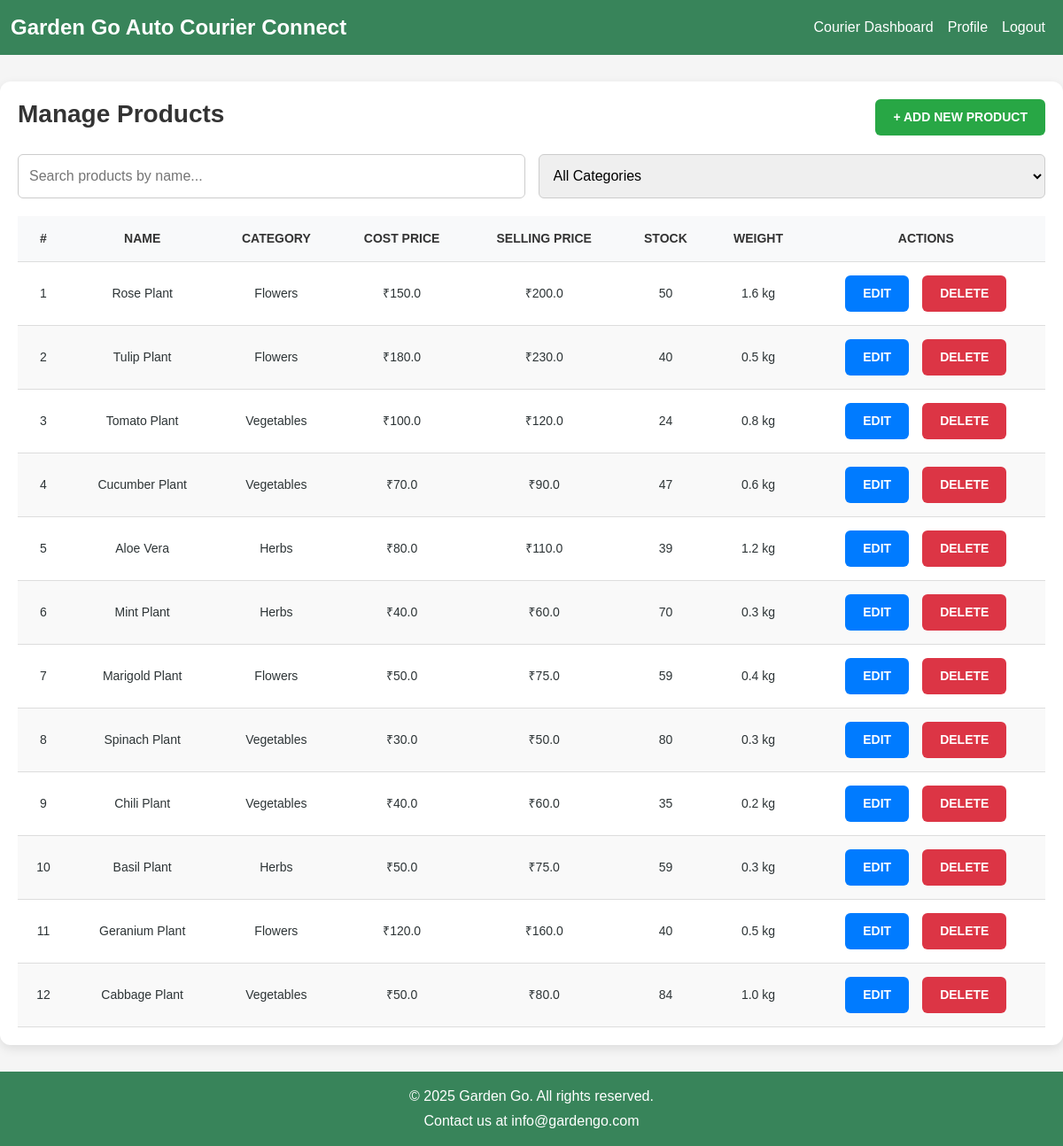
Page /admin/products (signed in) on the committed database.
### models.py (models this page shows)
class Product(db.Model):
    __tablename__ = 'product'
    product_id = db.Column(db.Integer, primary_key=True)
    name = db.Column(db.String(80), nullable=False)
    cost_price = db.Column(db.Float, nullable=False)
    selling_price = db.Column(db.Float, nullable=False)
    description = db.Column(db.String)
    stock_quantity = db.Column(db.Integer, nullable=False)
    image_url = db.Column(db.String)
    product_weight = db.Column(db.Float, nullable=False)  # New attribute
    category_id = db.Column(db.Integer, db.ForeignKey('category.category_id'))
    category = db.relationship('Category', back_populates='products')
    cart_items = db.relationship('CartItem', back_populates='product')
    order_items = db.relationship('OrderItem', back_populates='product')

class Category(db.Model):
    __tablename__ = 'category'
    category_id = db.Column(db.Integer, primary_key=True)
    category_name = db.Column(db.String(50), nullable=False)
    category_description = db.Column(db.String)
    products = db.relationship('Product', back_populates='category')

### admin.py (the view)
@admin_bp.route('/products', methods=['GET'])
def list_products():
    products = Product.query.all()
    categories = Category.query.all()
    return render_template('admin/manage_products.html', products=products, categories=categories)

### app.py (called while the page is built)
@login_manager.user_loader
def load_user(user_id):
    return User.query.get(int(user_id))

@app.before_request
def update_last_login():
    if current_user.is_authenticated:
        current_user.last_login = datetime.utcnow()
        db.session.commit()

### templates/admin/manage_products.html (shortened to what this page needs)
{% extends "base.html" %}
{% block css %}
<link
  rel="stylesheet"
  href="{{ url_for('static', filename='css/admin/manage_products.css') }}"
/>
{% endblock %}
{% block content %}
<div class="manage-products-container">
    <div class="header">
        <h1 class="page-title">Manage Products</h1>
        <a href="{{ url_for('admin.add_product') }}" class="btn btn-add">+ Add New Product</a>
    </div>
    <div class="search-filter-section">
        <input
          type="text"
          class="search-bar"
          placeholder="Search products by name..."
          onkeyup="filterProducts()"
          id="searchInput"
        />
        <select
          class="filter-dropdown"
          id="categoryFilter"
          onchange="filterProducts()">
            <option value="">All Categories</option>
        </select>
    </div>
    <div class="table-container">
        <table class="products-table" id="productsTable">
            <thead>
                <tr>
                    <th>#</th>
                    <th>Name</th>
                    <th>Category</th>
                    <th>Cost Price</th>
                    <th>Selling Price</th>
                    <th>Stock</th>
                    <th>Weight</th>
                    <th>Actions</th>
                </tr>
            </thead>
            <tbody>
                {% for product in products %}
                <tr>
                    <td>{{ product.product_id }}</td>
                    <td>{{ product.name }}</td>
                    <td>{{ product.category.category_name if product.category else 'N/A' }}</td>
                    <td>₹{{ product.cost_price }}</td>
                    <td>₹{{ product.selling_price }}</td>
                    <td>{{ product.stock_quantity }}</td>
                    <td>{{ product.product_weight }} kg</td>
                    <td class="actions-cell">
                        <a href="{{ url_for('admin.edit_product', product_id=product.product_id) }}" class="btn btn-edit">Edit</a>
                        <form
                          method="POST"
                          action="{{ url_for('admin.delete_product', product_id=product.product_id) }}"
                          onsubmit="return confirm('Are you sure you want to delete this product?');"
                        >
                            <button type="submit" class="btn btn-delete">Delete</button>
                        </form>
                    </td>
                </tr>
                {% endfor %}
            </tbody>
        </table>
    </div>
</div>
{% endblock %}

### static/css/base.css (style rules this page uses)
* { box-sizing: border-box; margin: 0; padding: 0; }
body { font-family: Arial, sans-serif; background-color: #f5f5f5; color: #2d3436; }

### static/css/admin/manage_products.css (style rules this page uses)
.manage-products-container { max-width: 1200px; margin: 30px auto; padding: 20px; background-color: #ffffff; box-shadow: 0 4px 12px rgba(0, 0, 0, 0.1); border-radius: 12px; min-height: calc(100vh - 206px); }
.header { display: flex; justify-content: space-between; align-items: center; margin-bottom: 20px; }
.page-title { font-size: 28px; color: #333; font-weight: bold; }
.btn { padding: 10px 20px; font-size: 14px; font-weight: bold; text-transform: uppercase; border: none; border-radius: 6px; cursor: pointer; text-decoration: none; color: #ffffff; transition: background-color 0.3s ease; }
.btn-add { background-color: #28a745; }
.btn-edit { background-color: #007bff; margin-right: 5px; }
.btn-delete { background-color: #dc3545; }
.search-filter-section { display: flex; gap: 15px; margin-bottom: 20px; }
.search-bar, .filter-dropdown { flex: 1; padding: 12px; font-size: 16px; border: 1px solid #ccc; border-radius: 6px; }
.table-container { overflow-x: auto; }
.products-table { width: 100%; border-collapse: collapse; border-spacing: 0; font-size: 14px; }
.products-table th, .products-table td { padding: 15px; text-align: center; border-bottom: 1px solid #ddd; }
.products-table th { background-color: #f8f9fa; color: #333; text-transform: uppercase; }
.products-table tr:nth-child(even) { background-color: #f9f9f9; }
.actions-cell { display: flex; justify-content: center; gap: 10px; }

### rows in the picture
Product: product_id "1", name "Rose Plant", category "Flowers", cost_price "150.0", selling_price "200.0", stock_quantity "50", product_weight "1.6"
Product: product_id "2", name "Tulip Plant", category "Flowers", cost_price "180.0", selling_price "230.0", stock_quantity "40", product_weight "0.5"
Product: product_id "3", name "Tomato Plant", category "Vegetables", cost_price "100.0", selling_price "120.0", stock_quantity "24", product_weight "0.8"
Product: product_id "4", name "Cucumber Plant", category "Vegetables", cost_price "70.0", selling_price "90.0", stock_quantity "47", product_weight "0.6"
Product: product_id "5", name "Aloe Vera", category "Herbs", cost_price "80.0", selling_price "110.0", stock_quantity "39", product_weight "1.2"
Product: product_id "6", name "Mint Plant", category "Herbs", cost_price "40.0", selling_price "60.0", stock_quantity "70", product_weight "0.3"
Product: product_id "7", name "Marigold Plant", category "Flowers", cost_price "50.0", selling_price "75.0", stock_quantity "59", product_weight "0.4"
Product: product_id "8", name "Spinach Plant", category "Vegetables", cost_price "30.0", selling_price "50.0", stock_quantity "80", product_weight "0.3"
Product: product_id "9", name "Chili Plant", category "Vegetables", cost_price "40.0", selling_price "60.0", stock_quantity "35", product_weight "0.2"
Product: product_id "10", name "Basil Plant", category "Herbs", cost_price "50.0", selling_price "75.0", stock_quantity "59", product_weight "0.3"
Product: product_id "11", name "Geranium Plant", category "Flowers", cost_price "120.0", selling_price "160.0", stock_quantity "40", product_weight "0.5"
Product: product_id "12", name "Cabbage Plant", category "Vegetables", cost_price "50.0", selling_price "80.0", stock_quantity "84", product_weight "1.0"
